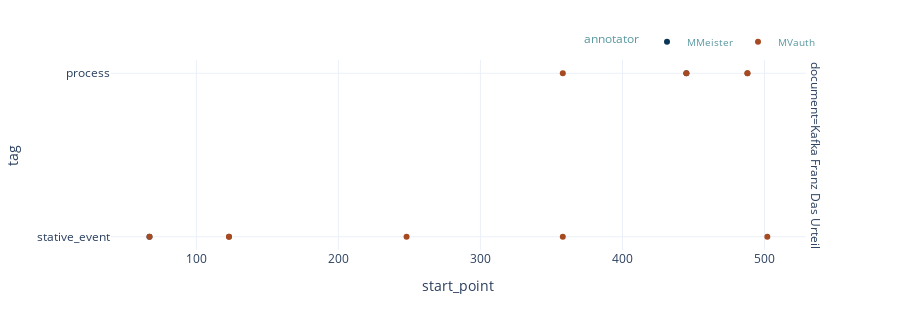

Notebook code for this chart:
### Markdown cell above
... or the annotators...

### Code cell
my_project.plot_interactive(color_col='annotator')

### Figure 1 — Plotly figure (JSON) as saved in the notebook; plotly's stock layout.template omitted (floating-point values rounded to 4 significant figures)
{"data": [{"customdata": [["<I><br>Es war an einem Sonntagvormittag im schönsten Frühjahr.<br></I>"], ["<I><br>verschloß ihn in spielerischer Langsamkeit<br></I>"]], "hovertemplate": "annotator=MMeister<br>document=Kafka Franz Das Urteil<br>start_point=%{x}<br>tag=%{y}<br>ANNOTATION=%{customdata[0]}<extra></extra>", "legendgroup": "MMeister", "marker": {"color": "#093658", "symbol": "circle"}, "mode": "markers", "name": "MMeister", "orientation": "v", "showlegend": true, "type": "scatter", "x": [67, 445], "xaxis": "x", "y": ["stative_event", "process"], "yaxis": "y"}, {"customdata": [["<I><br>Georg Bendemann, ein junger Kaufmann, saß in seinem Privatzimmer im<br>ersten Stock eines der niedrigen, leichtgebauten Häuser, die entlang des<br>Flusses in einer langen Reihe, fast nur in der Höhe<br>und Färbung unterschieden, sich hinzogen<br></I>"], ["<I><br>Er hatte gerade einen Brief an einen sich im Ausland<br>befindenden Jugendfreund beendet<br></I>"], ["<I><br>und sah dann aus dem Fenster auf den Fluß, die<br>Brücke und die Anhöhen am anderen Ufer mit ihrem schwachen<br>Grün<br></I>"], ["<I><br>den Ellbogen auf den Schreibtisch gestützt<br></I>"], ["<I><br>Es war an einem Sonntagvormittag im schönsten Frühjahr.<br></I>"], ["<I><br>Georg Bendemann, ein junger Kaufmann, saß in seinem Privatzimmer im<br>ersten Stock eines der niedrigen, leichtgebauten Häuser<br></I>"], ["<I><br>die entlang des Flusses in einer langen Reihe, fast nur<br>in der Höhe und Färbung unterschieden, sich hinzogen<br></I>"], ["<I><br>Er hatte gerade einen Brief an einen sich im Ausland<br>befindenden Jugendfreund beendet<br></I>"], ["<I><br>verschloß ihn in spielerischer Langsamkeit<br></I>"], ["<I><br>und sah dann, den Ellbogen auf den Schreibtisch gestützt, aus<br>dem Fenster auf den Fluß, die Brücke und die Anhöhen<br>am anderen Ufer mit ihrem schwachen Grün<br></I>"]], "hovertemplate": "annotator=MVauth<br>document=Kafka Franz Das Urteil<br>start_point=%{x}<br>tag=%{y}<br>ANNOTATION=%{customdata[0]}<extra></extra>", "legendgroup": "MVauth", "marker": {"color": "#A64B21", "symbol": "circle"}, "mode": "markers", "name": "MVauth", "orientation": "v", "showlegend": true, "type": "scatter", "x": [123, 358, 488, 502, 67, 123, 248, 358, 445, 488], "xaxis": "x", "y": ["stative_event", "stative_event", "process", "stative_event", "stative_event", "stative_event", "stative_event", "process", "process", "process"], "yaxis": "y"}], "layout": {"annotations": [{"font": {}, "showarrow": false, "text": "document=Kafka Franz Das Urteil", "textangle": 90, "x": 0.98, "xanchor": "left", "xref": "paper", "y": 0.5, "yanchor": "middle", "yref": "paper"}], "height": 330, "legend": {"font": {"color": "#5A98A1", "size": 10}, "orientation": "h", "title": {"text": "annotator"}, "tracegroupgap": 0, "x": 1, "xanchor": "right", "y": 1.02, "yanchor": "bottom"}, "margin": {"t": 60}, "xaxis": {"anchor": "y", "domain": [0, 0.98], "showticklabels": true, "title": {"text": "start_point"}}, "yaxis": {"anchor": "x", "domain": [0, 1], "title": {"text": "tag"}}}}
